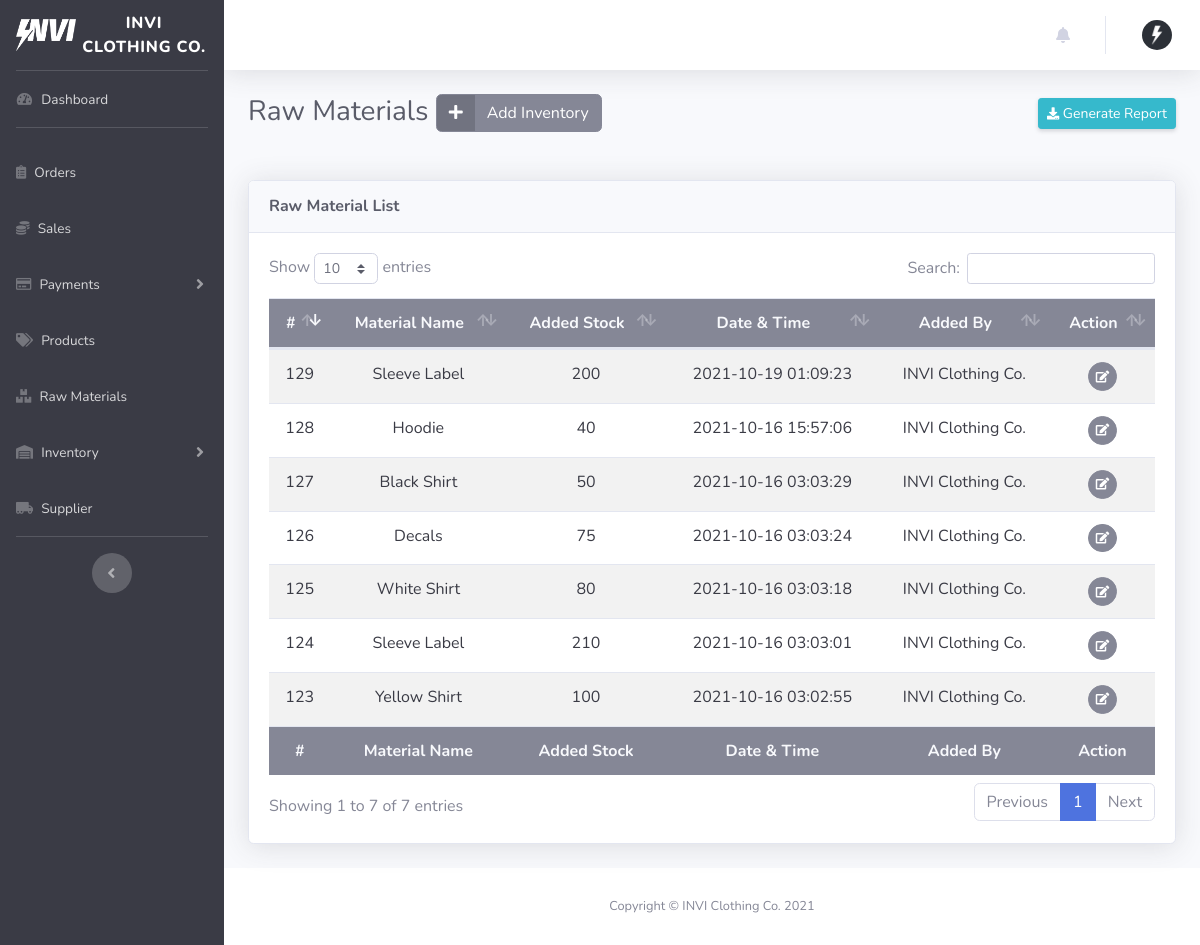
The page /dist/inventorymaterial.php on the database its author committed.
### tables this page shows
CREATE TABLE `account_table` (
  `ID` int(11) NOT NULL AUTO_INCREMENT,
  `firstName` varchar(255) NOT NULL,
  `lastName` varchar(255) NOT NULL,
  `email` varchar(255) NOT NULL,
  `password` varchar(255) NOT NULL,
  `contactNumber` varchar(255) DEFAULT NULL,
  `profileImg` varchar(255) DEFAULT NULL,
  `access` varchar(255) NOT NULL,
  PRIMARY KEY (`ID`)
);

CREATE TABLE `rawmaterials_table` (
  `ID` int(11) NOT NULL AUTO_INCREMENT,
  `materialName` varchar(255) NOT NULL,
  `unitPrice` int(11) NOT NULL,
  `stockQty` int(11) NOT NULL,
  `supplierID` int(11) NOT NULL,
  PRIMARY KEY (`ID`),
  KEY `fk_supplierID_idx` (`supplierID`),
  CONSTRAINT `fk_supplierID` FOREIGN KEY (`supplierID`) REFERENCES `supplier_table` (`ID`) ON DELETE CASCADE ON UPDATE CASCADE
);

### class/webstoreclass.php (called while the page is built, shortened)
<?php
class WebStore
{
  private $server = "mysql:host=localhost;dbname=invi-clothing_database;port=3307";
  private $user = "root";
  private $pass = "";
  private $options = [
    PDO::ATTR_ERRMODE => PDO::ERRMODE_EXCEPTION,
    PDO::ATTR_DEFAULT_FETCH_MODE => PDO::FETCH_ASSOC,
  ];
  public function openConnection()
  {
    try {
      $this->con = new PDO(
        $this->server,
        $this->user,
        $this->pass,
        $this->options
      );
      return $this->con;
    } catch (PDOException $e) {
      echo "There is some problem in the connection :" . $e->getMessage();
    }
  }
  public function get_userdata()
  {
    if (isset($_SESSION["userdata"])) {
      return $_SESSION["userdata"];
    } else {
      return null;
    }
  }
  public function get_admin()
  {
    $connection = $this->openConnection();
    $stmt = $connection->prepare(
      "SELECT * FROM account_table WHERE access = 'admin' ORDER BY ID DESC"
    );
    $stmt->execute();
    $admins = $stmt->fetchall();
    $count = $stmt->rowCount();
    if ($count > 0) {
      return $admins;
    } else {
      return false;
    }
  }
  public function get_inventory_materials_added()
  {
    $connection = $this->openConnection();
    $stmt = $connection->prepare(
      "SELECT inventory.ID, materialID, materialName, addedQty, dateTime, account.firstName as addedByName, account.lastName as addedByLastName FROM (SELECT * FROM inventorymaterial_table) inventory LEFT JOIN rawmaterials_table materials ON inventory.materialID = materials.ID LEFT JOIN account_table account ON inventory.adminID = account.ID ORDER BY ID DESC"
    );
    $stmt->execute();
    $inventoryMaterials = $stmt->fetchall();
    $count = $stmt->rowCount();
    if ($count > 0) {
      return $inventoryMaterials;
    } else {
      return false;
    }
  }
}
$store = new WebStore();
?>

### dist/inventorymaterial.php (the view, shortened to what this page needs)
<?php
require_once "../class/webstoreclass.php";
$user = $store->get_userdata();
include_once "../includes/dashboard_header.php";
$admins = $store->get_admin();
?>
  <body id="page-top">
    <?php
    $store->add_inventory_materials();
    $store->update_inventory_material();
    $addedInventoryMaterials = $store->get_inventory_materials_added();
    ?>
    <div id="wrapper">
      <?php include_once "../includes/dashboard_sidebar.php"; ?>
      <div id="content-wrapper" class="d-flex flex-column">
        <div id="content">
          <?php include_once "../includes/dashboard_navbar.php"; ?>
          <div class="container-fluid">
            <div
              class="d-sm-flex align-items-center justify-content-between mb-4 d-print-none"
            >
              <h1 class="h3 mb-4 text-gray-800">Raw Materials
                <button type="button" href="#" class="btn btn-secondary btn-icon-split" data-toggle="modal" data-target="#materialsModal">
                    <span class="icon text">
                      <i class="fas fa-plus"></i>
                    </span>
                    <span class="text">Add Inventory</span>
                </button>
              </h1>
              <div class="dropdown no-arrow mb-4">
                <button class="btn btn-info btn-sm shadow-sm dropdown-toggle" type="button"
                    id="dropdownMenuButton" data-toggle="dropdown" aria-haspopup="true"
                    aria-expanded="false">
                    <i class="fas fa-download fa-sm text"></i>
                    Generate Report
                </button>
              </div>
            </div>
            <div class="card shadow mb-4 d-print-none">
              <div class="card-header py-3">
                <h6 class="m-0 font-weight-bold text-gray-800">
                  Raw Material List
                </h6>
              </div>
              <div class="card-body">
                <div class="table-responsive">
                  <table
                    class="table table-striped text-center"
                    id="dataTable"
                    width="100%"
                    cellspacing="0"
                    data-order='[[ 0, "desc" ]]'
                  >
                    <thead class="bg-gray-600 text-gray-100">
                        <tr>
                          <th>#</th>
                          <th>Material Name</th>
                          <th>Added Stock</th>
                          <th>Date & Time</th>
                          <th>Added By</th>
                          <th>Action</th>
                        </tr>
                    </thead>
                    <tbody class="text-gray-900">
                      <?php if ($addedInventoryMaterials) { ?>
                        <?php foreach (
                          $addedInventoryMaterials
                          as $inventoryMaterial
                        ) { ?>
                          <tr>
                            <td><?= $inventoryMaterial["ID"] ?></td>
                            <td><?= $inventoryMaterial["materialName"] ?></td>
                            <td><?= $inventoryMaterial["addedQty"] ?></td>
                            <td><?= $inventoryMaterial["dateTime"] ?></td>
                            <td><?= $inventoryMaterial["addedByName"] .
                              " " .
                              $inventoryMaterial["addedByLastName"] ?></td>
                            <td>
                              <button type="button" class="editInventoryMaterial btn btn-sm btn-secondary btn-circle" href="javascript:;" data-toggle="modal" data-target="#editInventoryMaterialModal" data-inventory_material_id="<?= $inventoryMaterial[
                                "ID"
                              ] ?>" data-admin_id="<?= $user[
  "ID"
] ?>" data-material_id="<?= $inventoryMaterial[
  "materialID"
] ?>" data-added_stock_qty="<?= $inventoryMaterial["addedQty"] ?>">
                              <span class="icon text">
                                <i class="fas fa-edit"></i>
                              </span>
                            </button>
                            </td>
                          </tr>
                        <?php } ?>
                      <?php } ?>
                    </tbody>
                    <tfoot class="bg-gray-600 text-gray-100">
                        <tr>
                          <th>#</th>
                          <th>Material Name</th>
                          <th>Added Stock</th>
                          <th>Date & Time</th>
                          <th>Added By</th>
                          <th>Action</th>
                        </tr>
                    </tfoot>
                  </table>
                </div>
              </div>
            </div>
          </div>
        </div>
        <?php require_once "../includes/dashboard_footer.php"; ?>
      </div>
    </div>
  </body>
</html>

### includes/dashboard_navbar.php (shortened to what this page needs)
<nav class="navbar navbar-expand navbar-light bg-white topbar mb-4 static-top shadow d-print-none">
    <ul class="navbar-nav ml-auto">
        <li class="nav-item dropdown no-arrow mx-1">
            <a class="nav-link dropdown-toggle" href="#" id="alertsDropdown" role="button"
                data-toggle="dropdown" aria-haspopup="true" aria-expanded="false">
                <i class="fas fa-bell fa-fw"></i>
            </a>
        </li>
        <li class="nav-item dropdown no-arrow">
            <a class="nav-link dropdown-toggle" href="#" id="userDropdown" role="button"
                data-toggle="dropdown" aria-haspopup="true" aria-expanded="false">
                    <?php if ($admins) { ?>
                        <?php foreach ($admins as $admin) { ?>
                            <?php if (is_null($admin["profileImg"])) { ?>
                            <img alt="Profile image" class="avatar mx-auto d-block mt-4 mb-4" width="30px" height="30px" style="border-radius:50%;">
                            <?php } else { ?>
                                <img src="./assets/img/<?= $admin[
                                  "profileImg"
                                ] ?>" alt="Profile image" class="mx-auto d-block mt-4 mb-4" width="30px" height="30px" style="object-fit:cover; border-radius:50%;">
                            <?php } ?>
                        <?php } ?>
                    <?php } ?>
            </a>
        </li>
    </ul>
</nav>

### rows shown on the page
account_table: profileImg (picture)
rawmaterials_table: ID "129", materialName "Sleeve Label", addedQty "200", dateTime "2021-10-19 01:09:23", account_table.firstName "INVI", account_table.lastName "Clothing Co.", ID "124", addedQty "210", dateTime "2021-10-16 03:03:01"
rawmaterials_table: ID "128", materialName "Hoodie", addedQty "40", dateTime "2021-10-16 15:57:06", account_table.firstName "INVI", account_table.lastName "Clothing Co."
rawmaterials_table: ID "127", materialName "Black Shirt", addedQty "50", dateTime "2021-10-16 03:03:29", account_table.firstName "INVI", account_table.lastName "Clothing Co."
rawmaterials_table: ID "126", materialName "Decals", addedQty "75", dateTime "2021-10-16 03:03:24", account_table.firstName "INVI", account_table.lastName "Clothing Co."
rawmaterials_table: ID "125", materialName "White Shirt", addedQty "80", dateTime "2021-10-16 03:03:18", account_table.firstName "INVI", account_table.lastName "Clothing Co."
rawmaterials_table: ID "123", materialName "Yellow Shirt", addedQty "100", dateTime "2021-10-16 03:02:55", account_table.firstName "INVI", account_table.lastName "Clothing Co."
